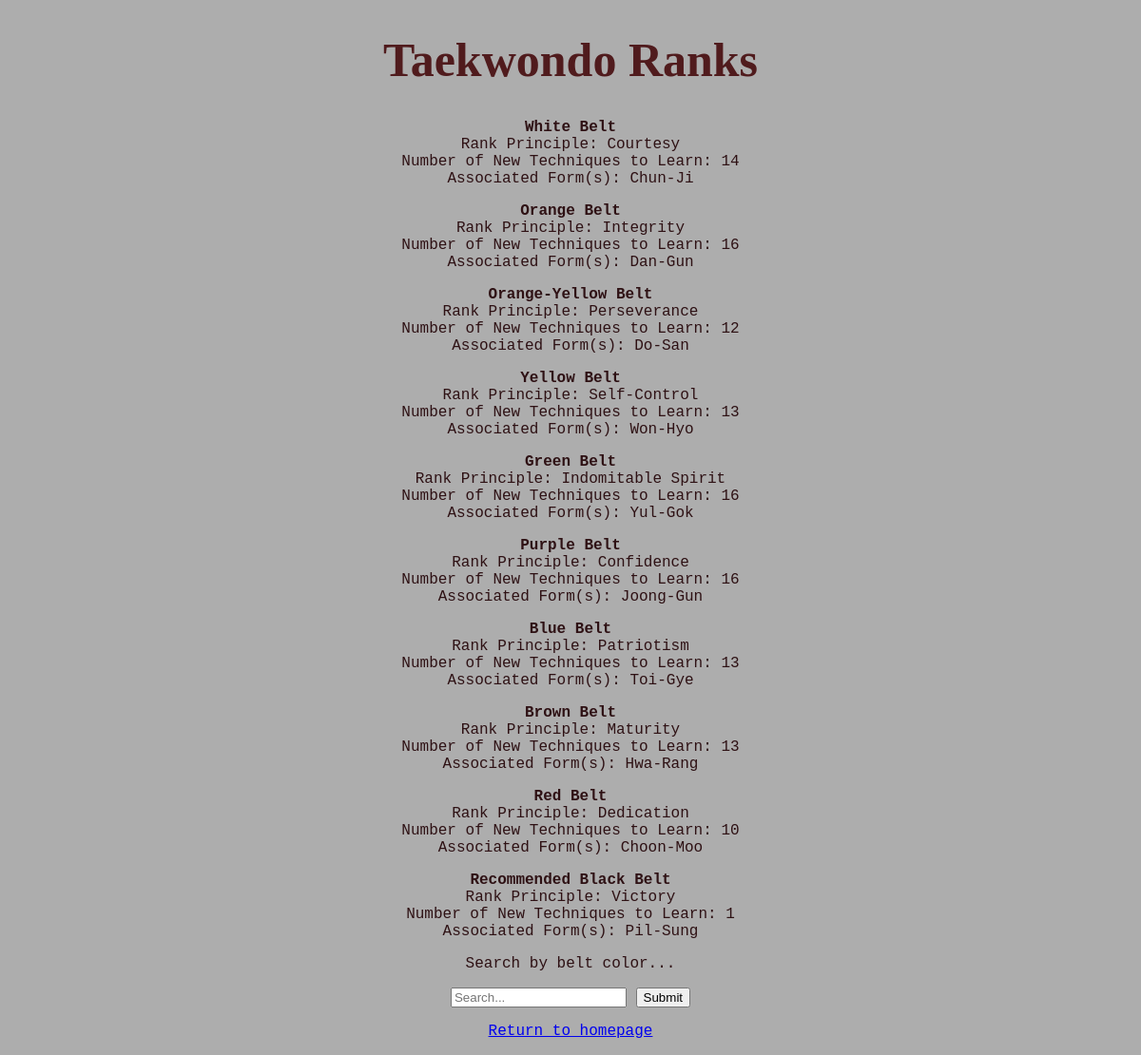
/ranksList.php, run on the app's committed database.
### tables this page shows
CREATE TABLE forms
( formID INT UNSIGNED NOT NULL AUTO_INCREMENT PRIMARY KEY,
  rankID INT UNSIGNED NOT NULL,
  movements INT UNSIGNED,
  koreanName CHAR(50)
);

CREATE TABLE ranks
( rankID INT UNSIGNED NOT NULL AUTO_INCREMENT PRIMARY KEY,
  beltColor CHAR(50) NOT NULL,
  rankPrinciple CHAR(50) NOT NULL,
  newTechniques INT UNSIGNED
);

### classes/functions.php (called while the page is built, shortened)
<?php
function searchRanks($term, $database) {
	$term = '%' . $term . '%';
	$sql = file_get_contents('sql/getRanks.sql');
	$params = array(
		'term' => $term
	);
	$statement = $database->prepare($sql);
	$statement->execute($params);
	$ranks = $statement->fetchAll(PDO::FETCH_ASSOC);
	return $ranks;
}
function get($key) {
	if(isset($_GET[$key]))
		return $_GET[$key];
	else
		return '';
}

### ranksList.php (the view, shortened to what this page needs)
<?php
include('config.php');
include('classes/functions.php');
$term = get('search-term');
$ranks = searchRanks($term, $database);
?>
<!doctype html>
<html lang="en">
<head>
	<link rel="stylesheet" href="css/styleSheet.css">
</head>
<body>
	<div style="text-align: center" class="page">
		<h1>Taekwondo Ranks</h1>
		<?php foreach($ranks as $rank) : ?>
			<p>
				<b><?php echo $rank['beltColor']; ?> Belt</b><br />
				Rank Principle: <?php echo $rank['rankPrinciple']; ?> <br />
				Number of New Techniques to Learn: <?php echo $rank['newTechniques']; ?> <br />
				Associated Form(s): <?php echo $rank['koreanName']; ?> <br>
			</p>
		<?php endforeach; ?>
		<p>Search by belt color...</p>
			<form method="GET">
			<input type="text" name="search-term" placeholder="Search..." />
			<input type="submit" />
		</form>
		<p>
			<a href="home.php">Return to homepage</a>
		</p>
	</div>
</body>
</html>

### css/styleSheet.css (style rules this page uses)
h1 { font-family: 'Bebas Neue'; color: #501B1D; font-size: 50px; }
body { color: #2E1114; font-family: 'Courier New'; background-color: #ADADAD; }

### data on the page
forms: rankID.beltColor "White", rankID.rankPrinciple "Courtesy", rankID.newTechniques "14", koreanName "Chun-Ji"
forms: rankID.beltColor "Orange", rankID.rankPrinciple "Integrity", rankID.newTechniques "16", koreanName "Dan-Gun"
forms: rankID.beltColor "Orange-Yellow", rankID.rankPrinciple "Perseverance", rankID.newTechniques "12", koreanName "Do-San"
forms: rankID.beltColor "Yellow", rankID.rankPrinciple "Self-Control", rankID.newTechniques "13", koreanName "Won-Hyo"
forms: rankID.beltColor "Green", rankID.rankPrinciple "Indomitable Spirit", rankID.newTechniques "16", koreanName "Yul-Gok"
forms: rankID.beltColor "Purple", rankID.rankPrinciple "Confidence", rankID.newTechniques "16", koreanName "Joong-Gun"
forms: rankID.beltColor "Blue", rankID.rankPrinciple "Patriotism", rankID.newTechniques "13", koreanName "Toi-Gye"
forms: rankID.beltColor "Brown", rankID.rankPrinciple "Maturity", rankID.newTechniques "13", koreanName "Hwa-Rang"
forms: rankID.beltColor "Red", rankID.rankPrinciple "Dedication", rankID.newTechniques "10", koreanName "Choon-Moo"
forms: rankID.beltColor "Recommended Black", rankID.rankPrinciple "Victory", rankID.newTechniques "1", koreanName "Pil-Sung"
